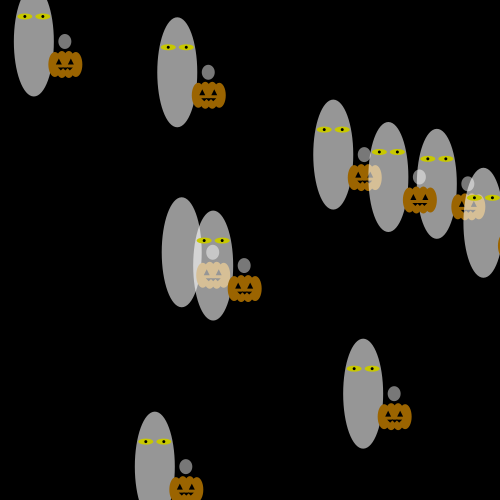
Frame 1 (no input)
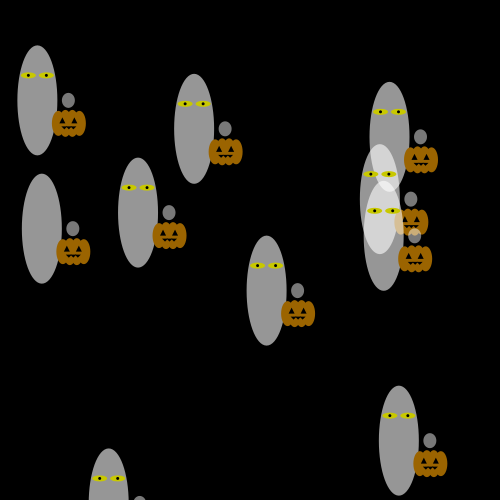
Frame 60 (the mouse pressed at the canvas centre just before this capture)
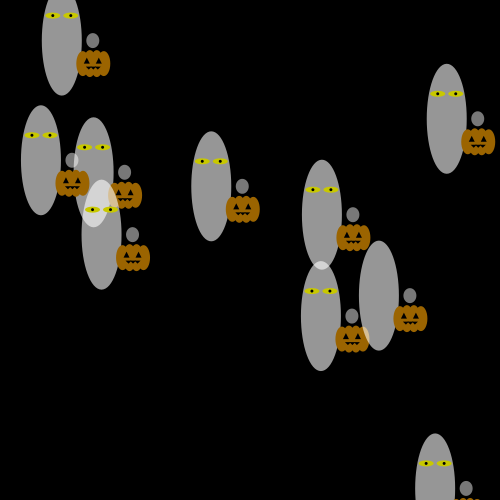
Frame 120 (the mouse held since frame 60 and released just before this capture)

The Processing sketch that drew these frames (run headless with seeded random() and noise(); from frame 60 on, the mouse is pressed at the canvas centre):

// Processing sketch: processing_116943
// ── processing_116943.pde

int NUM_THINGS = 10;
 
// creating an (empty) global array with a
// capacity of 10 elements of type Ball
Thing[] things = new Thing[NUM_THINGS];
 
void setup() 
{
  size(500, 500); 
  smooth();
 
 
  for (int i = 0; i < NUM_THINGS; i++) 
  {
    things[i] = new Thing();   // populating the array
 
    things[i].x = random(0, width);
    things[i].y = random(0, height);
    things[i].direction = random(0, 360);
    things[i].count = random(0, 1000);
  }
}
 
void draw() 
{ 
  //bg is not conceptually part of the class
  background( 0, 0, 0);
 
  //call the method update everytime I draw
  for (int i = 0; i < NUM_THINGS; i++)
  {
    things[i].update();
  }
}
 
 
class Thing
{
  //parameters of my thing
  float myDiameter = 10;
  float x;
  float y;
  color col = #00FFFF;
  float speed = 1;
  float direction = 0;
 
 float count = 0;
 
  //Constructor function - same name as the class
  Thing()
  {
  /*
  like the setup in the main sketch the constructor function 
  is executed once as soon as the object is created
  */
  }
 
  //method(s) for my thing
  void update()
  {
    count++;
    
    /*
    convert direction into radians
     break it down to the sinus and cosinus
     which are the vertical and horizontal component 
     of the angle then multiply for speed 
     (because in trigonometry you always work with a radius of 1)
     */
    float dX = cos(radians(direction))*speed;
    float dY = sin(radians(direction))*speed;
  
    
    //the result are the steps in the vertical and horizontal direction
    x = x + dX;
    y = y + dY;
 
    //direction++;
 
    //managing borders
    if (x > width)
    {
      x = 0;
    }
 
    if (x < 0)
    {
      x = width;
    }
 
    if (y > height)
    {
      y = 0;
    }
 
    if (y < 0)
    {
      y = height;
    }
 
    //draw the thing  

    noStroke();
    //body
    fill(255, 255, 255, 150);
      ellipse(x+9, y+25, myDiameter+30, myDiameter+100); 
   //hand
   fill(255, 255, 255, 120);   
      ellipse(x+40, y+25, myDiameter+3, myDiameter+5); 
    //eyes
        fill(200, 200, 0);
   
   if(count % 100 > 0 && count % 100 < 5)
   { 
    
  }
  else
    {
      ellipse(x, y, myDiameter+5, myDiameter-4);
    ellipse(x+18, y, myDiameter+5, myDiameter-4);
    //pupils
    fill(0);
    ellipse(x, y, myDiameter-7, myDiameter-7);
    ellipse(x+18, y, myDiameter-7, myDiameter-7);
    }
    
    //pumpkin
    fill(155, 100, 0);
          ellipse(x+30, y+48, myDiameter+3, myDiameter+15); 
          ellipse(x+37, y+48, myDiameter+3, myDiameter+17); 
          ellipse(x+44, y+48, myDiameter+3, myDiameter+17);
          ellipse(x+51, y+48, myDiameter+3, myDiameter+15);
//pumpkin eyes
fill(0);
triangle(x+31, y+48, x+34, y+42, x+37, y+48);
triangle(x+43, y+48, x+46, y+42, x+49, y+48);
//pumpkin mouth
triangle(x+33, y+51, x+36, y+54, x+39, y+51);
triangle(x+37.5, y+51, x+40.5, y+54, x+43.5, y+51);
triangle(x+42, y+51, x+45, y+54, x+48, y+51);



 
    /*
    //example of interaction among things//
    //every object scans the other objects using the global array
    for (int i = 0; i < NUM_THINGS; i++)
    {
      //temporary variable to store the other
      Thing other = things[i];
 
      //it's not a good idea to make theinteract with itself
      //this points to the specific instance
      if (this != other)
      {
        //after I determine it's another thing I check the distance
        if (dist(x, y, other.x, other.y)<100)
        {
          //and do something
          stroke(255);
          line(x, y, other.x, other.y);
        }
      }
    }
    */
    ////////////
  }
}
